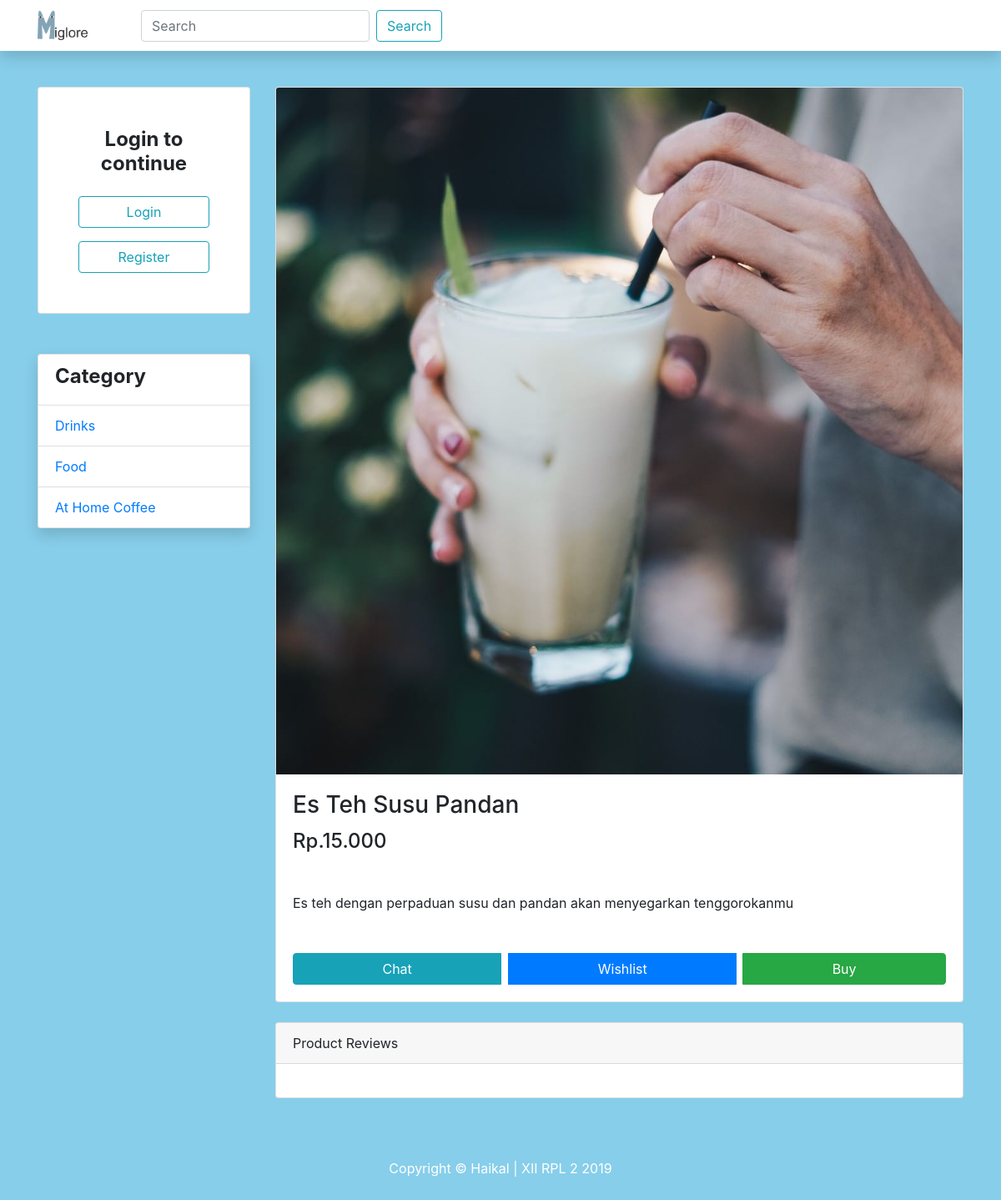
The app's page /product/view/23 with its own data.
### tables this page shows
CREATE TABLE `category` (
  `category_id` bigint(20) NOT NULL,
  `category_name` varchar(255) NOT NULL
);

CREATE TABLE `product` (
  `product_id` bigint(20) NOT NULL,
  `product_name` varchar(255) NOT NULL,
  `product_category` int(11) NOT NULL,
  `product_price` varchar(50) NOT NULL,
  `product_stock` int(50) NOT NULL,
  `product_img` text NOT NULL,
  `product_desc` text NOT NULL,
  `product_rating` int(50) NOT NULL,
  `product_purchased` int(50) NOT NULL,
  `product_created_at` timestamp NOT NULL DEFAULT CURRENT_TIMESTAMP,
  `product_update_at` timestamp NULL DEFAULT NULL
);

### application/controllers/Product.php (called while the page is built, shortened)
<?php
class Product extends CI_Controller
{
    public function __construct()
    {
        $this->load->model('dashboard_model');
        $this->load->model('product_model');;
        $this->load->model('user_model');
    }
    public function view($id)
    {
        $data['product'] = $this->product_model->get_Product_detail($id)->row_array();
        $data['category'] = $this->dashboard_model->getAllCategory();
        $data['address'] = $this->user_model->getAllAddress($this->session->userdata('address_id'));
        $data['review'] = $this->product_model->getReview($id);
        $this->load->view('dashboard/layouts/header');
        $this->load->view('dashboard/layouts/navbar');
        $this->load->view('dashboard/layouts/sidebar', $data);
        $this->load->view('dashboard/product', $data);
        $this->load->view('dashboard/layouts/footer');
    }
}

### index.php (called while the page is built, shortened)
<?php
require_once BASEPATH.'core/CodeIgniter.php';

### application/models/Dashboard_Model.php (called while the page is built, shortened)
<?php if (!defined('BASEPATH')) exit('No direct script access allowed');
class Dashboard_Model extends CI_Model
{
    public function getAllCategory()
    {
        return $this->db->get('category')->result_array();
    }
}

### application/models/Product_Model.php (called while the page is built, shortened)
<?php if (!defined('BASEPATH')) exit('No direct script access allowed');
class Product_Model extends CI_Model
{
    public function get_Product_detail($id)
    {
        if (filter_var($id, FILTER_VALIDATE_INT) == true && $id != null) {
            $q = $this->db->get_where('product',array('product_id'=>$id));
            if ($q->num_rows()>0) {
                return $q;
            } else {
                redirect(base_url());
                exit;
            }
        } else {
            redirect(base_url());
            exit;
        }
    }
}

### application/views/dashboard/product.php (the view, shortened to what this page needs)
<div class="col-lg-9 mt-4">
    <div class="card mt-4">
        <img class="card-img-top img-fluid" src="<?= base_url('assets/product/img/') . $product['product_img'] ?>" alt="">
        <div class="card-body">
            <h3 class="card-title"><?= $product['product_name'] ?></h3>
            <h4>Rp.<?= number_format($product['product_price'], 0, ',', '.'); ?></h4>
            <p class="card-text my-5"><?= $product['product_desc'] ?></p>
            <div class="btn-group w-100" role="group" aria-label="Basic example">
                <a href="<?= base_url('transaction/chat/') . $product['product_name'] ?>" target="_blank" class="btn btn-info">Chat</a>
                <a href="<?= base_url('transaction/addWish/') . $product['product_id'] ?>" class="btn btn-primary mx-2">Wishlist</a>
                <button type="button" class="btn btn-success" data-toggle="modal" data-target="#buy" id="buy-btn">Buy</button>
            </div>
        </div>
    </div>
    <div class="card card-outline-secondary my-4">
        <div class="card-header">
            Product Reviews
        </div>
        <div class="card-body">
        </div>
    </div>

### application/views/dashboard/layouts/sidebar.php (shortened to what this page needs)
<div class="container">
    <div class="row">
        <div class="col-lg-3">
            <?php if ($this->session->userdata('logged_in')) : ?>
                <div class="card mt-5 p-5">
                    <img src="<?= base_url('assets/product/user/') . $this->session->userdata('cover_img') ?>" alt="Profile" class="w-100">
                    <h4 class="text-center my-3 text-truncate"><b> <?= $this->session->userdata('user_name') ?></b></h4>
                    <?php if ($this->session->userdata('role') == 1) : ?>
                        <a href="<?= base_url('admin') ?>" class="btn btn-outline-info">Admin</a>
                    <?php else : ?>
                        <a href="<?= base_url('user/profile') ?>" class="btn btn-outline-info">Profile</a>
                        <div class="divinder my-2"></div>
                        <a href="<?= base_url('user/cart') ?>" class="btn btn-outline-info">Shopping Cart</a>
                    <?php endif; ?>
                    <div class="divinder my-2"></div>
                    <a href="<?= base_url('auth/logout') ?>" class="btn btn-outline-danger">Logout</a>
                </div>
            <?php else : ?>
                <div class="card mt-5 p-5">
                    <h4 class="text-center mb-4"><b> Login to continue</b></h4>
                    <a href="<?= base_url('auth/login') ?>" class="btn btn-outline-info">Login</a>
                    <a href="<?= base_url('auth/register') ?>" class="btn btn-outline-info">Register</a>
                </div>
            <?php endif; ?>
            <ul class="list-group shadow mt-5">
                <li href="#" class="list-group-item ">
                    <h4><b>Category</b></h4>
                </li>
                <?php foreach ($category as $key) : ?>
                    <a href="<?= base_url('dashboard/category/') . $key['category_id'] ?>" class="list-group-item"><?= $key['category_name'] ?></a>
                <?php endforeach; ?>
            </ul>
        </div>

### assets/css/shop-homepage.css (style rules this page uses)
body { padding-top: 56px; background-image: url("../img/images.png"); background-repeat: repeat; }

### records on screen
category: category_name "Drinks"
category: category_name "Food"
category: category_name "At Home Coffee"
product: product_img (picture), product_name "Es Teh Susu Pandan", product_price "15.000", product_desc "Es teh dengan perpaduan susu dan pandan akan menyegarkan tenggorokanmu"
